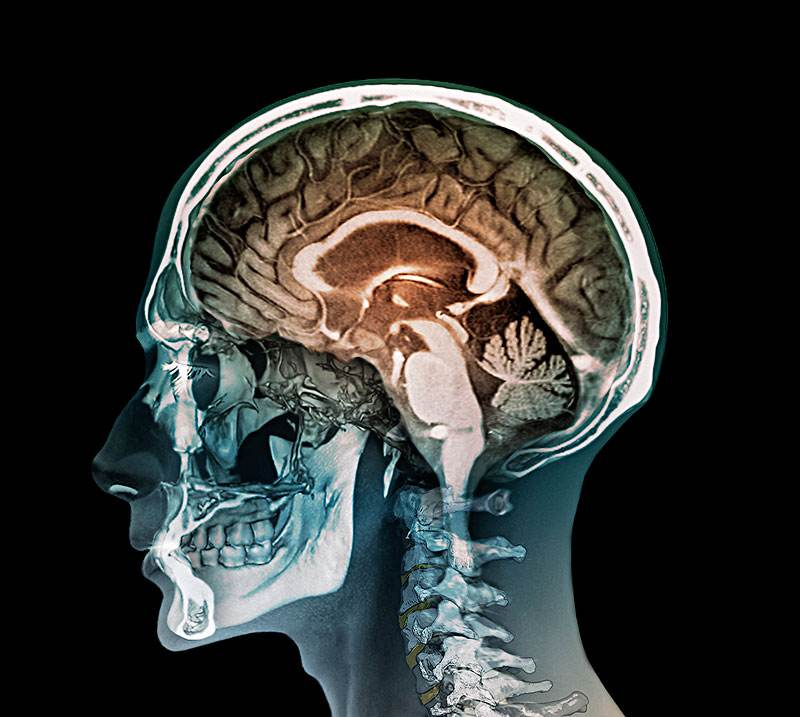
#> input picture basic-1/1.jpg, 800 x 717 px, found by its file name
$ python main.py
#> lines starting #> are read from the running program, lines starting #| are printed output that depends on the picture
import cv2
import numpy as np
import matplotlib.pyplot as plt


def display_image(image, title, position, cmap=None):
    plt.subplot(position)
    plt.imshow(
        cv2.cvtColor(image, cv2.COLOR_BGR2RGB) if cmap is None else image, cmap=cmap
    )
    plt.title(title)


# Read and convert image once
image = cv2.imread("./basic-1/1.jpg")
#> image is the input picture: shape (717, 800, 3); mean B, G, R 50.7, 53.1, 51

# Set up figure for displaying all transformations
plt.figure(figsize=(10, 10))

# Display original image
display_image(image, "Original Image (Comparison)", 221)

# Translation using warpAffine
translation_matrix = np.float32([[1, 0, 100], [0, 1, 50]])
translated_image = cv2.warpAffine(
    image, translation_matrix, (image.shape[1], image.shape[0])
)
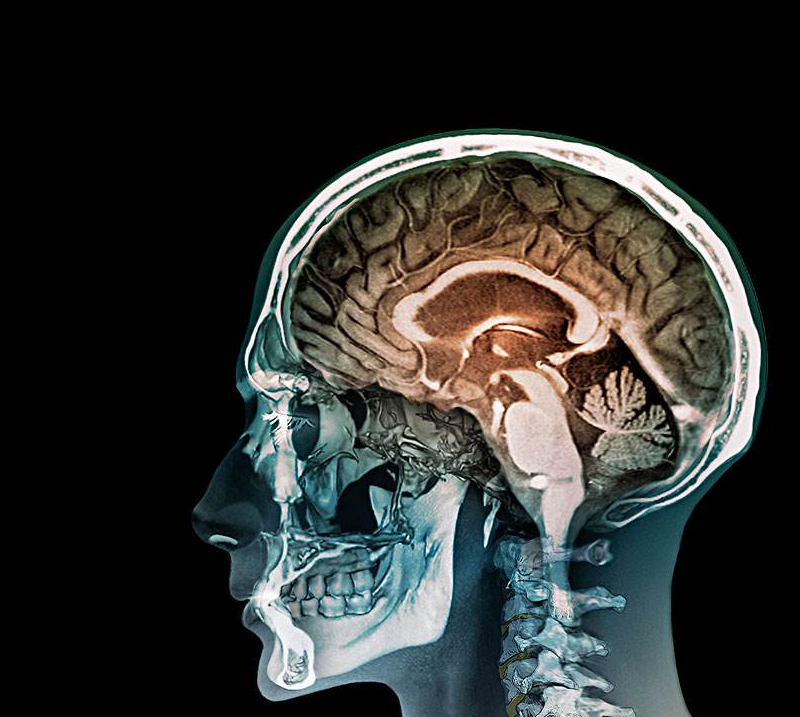
#> translated_image: shape (717, 800, 3); mean B, G, R 47.5, 49.9, 48.1
display_image(translated_image, "Translation", 222)

# Rotation
angle = -90
r_matrix = cv2.getRotationMatrix2D((image.shape[1] / 2, image.shape[0] / 2), angle, 1)
rotated_image = cv2.warpAffine(image, r_matrix, (image.shape[1], image.shape[0]))
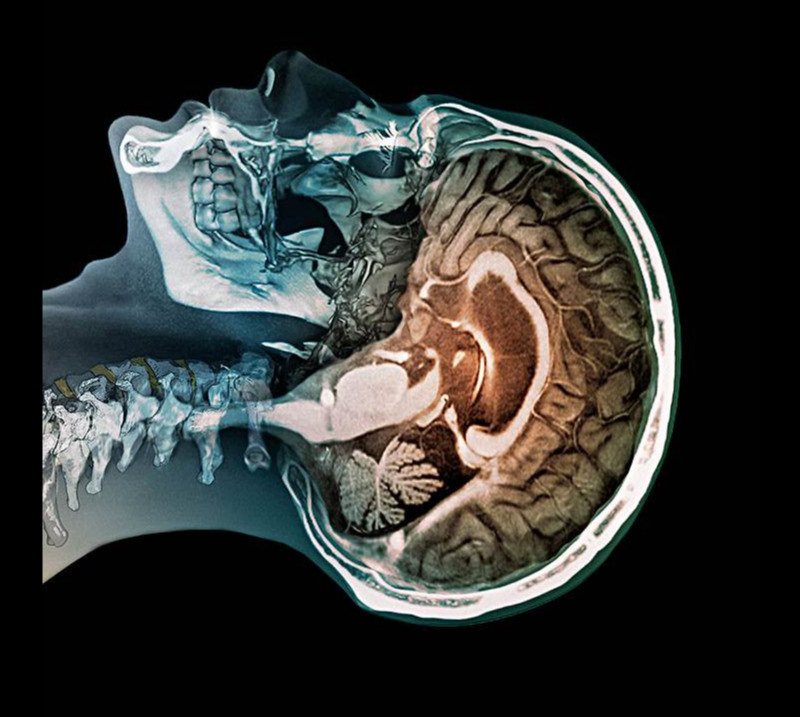
#> rotated_image: shape (717, 800, 3); mean B, G, R 50.6, 53.1, 51
display_image(rotated_image, "Rotation", 223)

# Mirroring (Horizontal flip)
mirror_image = cv2.flip(image, 1)
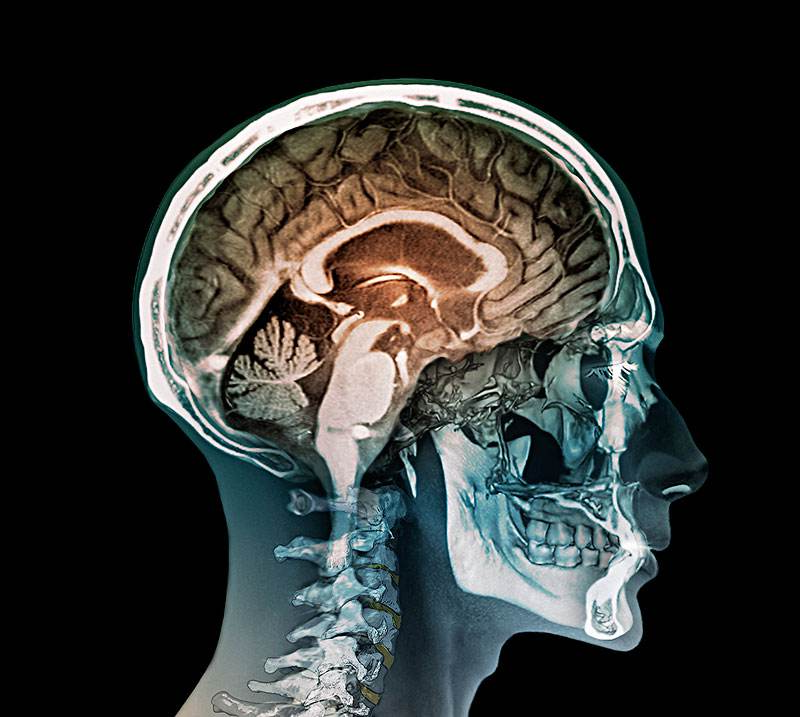
#> mirror_image: shape (717, 800, 3); mean B, G, R 50.7, 53.1, 51
display_image(mirror_image, "Horizontal Symmetry", 224)

plt.tight_layout()
plt.show()
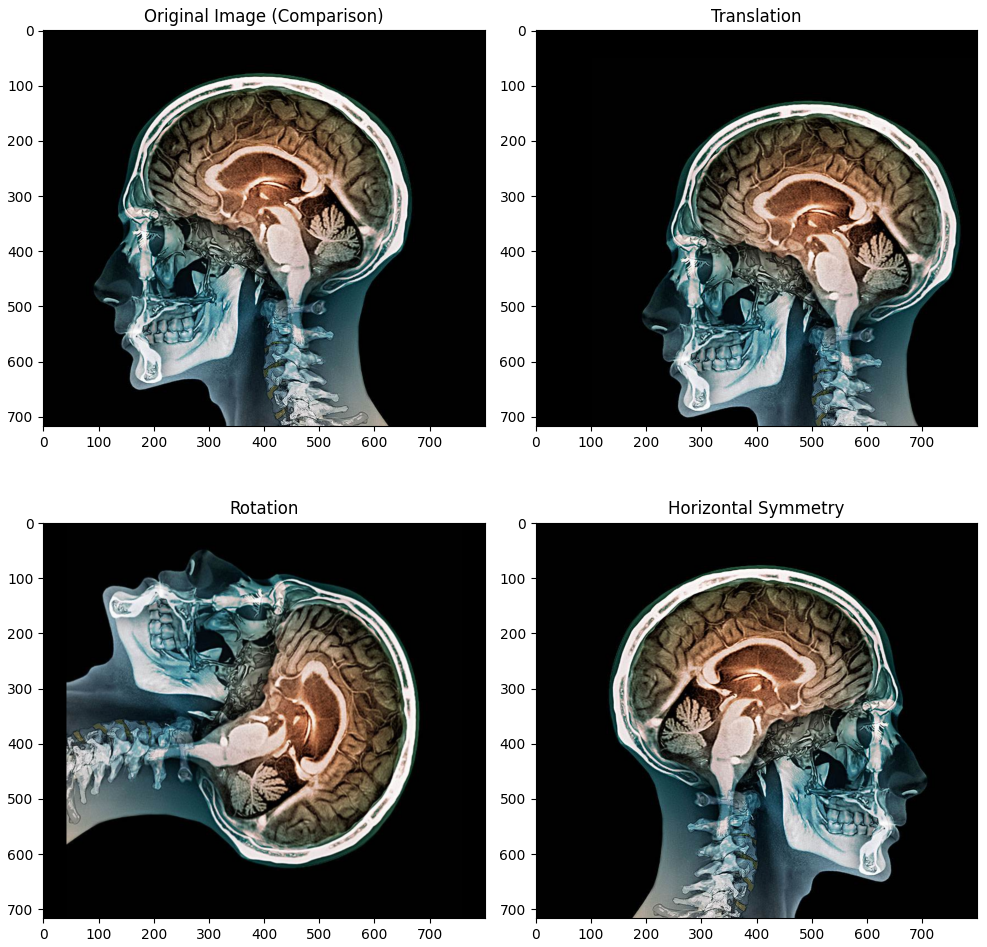
#> figure drawn by matplotlib, 4 panels

# Separate figure for scaling (as it's a larger zoom)
scale_factor = 5
scaled_image = cv2.resize(
    image, None, fx=scale_factor, fy=scale_factor, interpolation=cv2.INTER_LINEAR
)
plt.figure(figsize=(6, 6))
plt.imshow(cv2.cvtColor(scaled_image, cv2.COLOR_BGR2RGB))
plt.title("Zoom In")
plt.show()
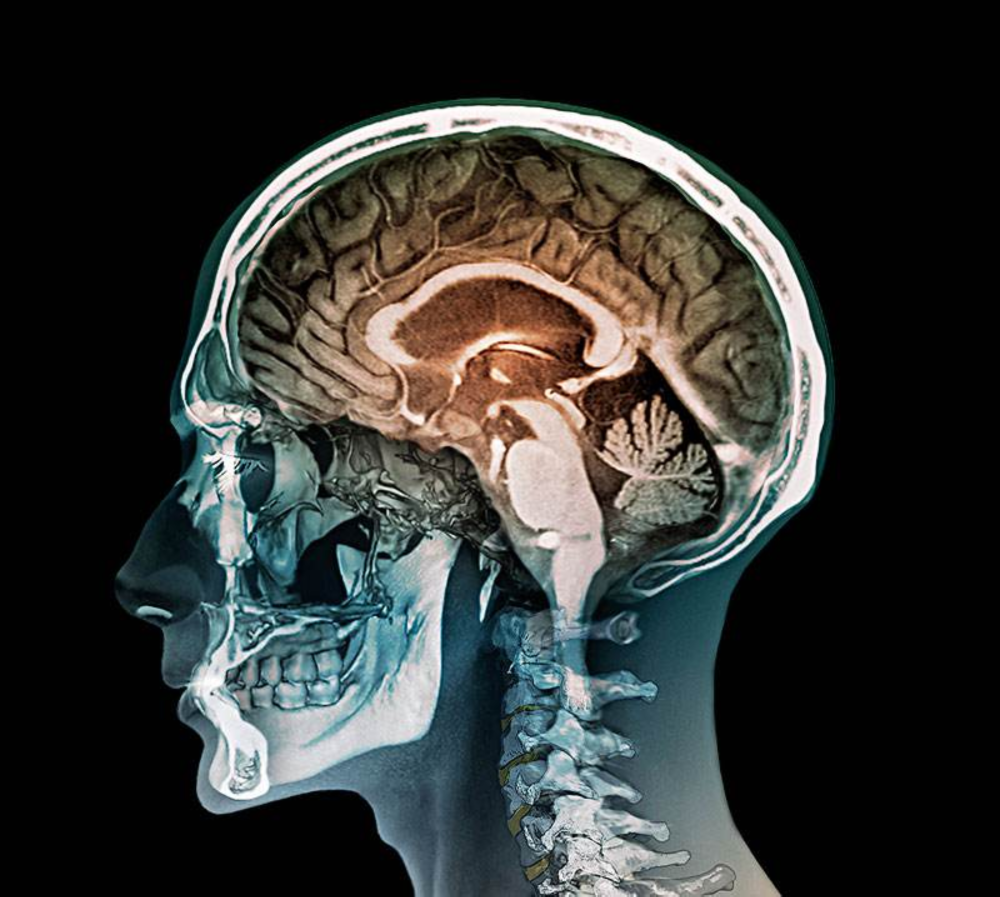
#> shown: shape (3585, 4000, 3) (shown at 1/4 size); mean R, G, B 51, 53, 50.6
